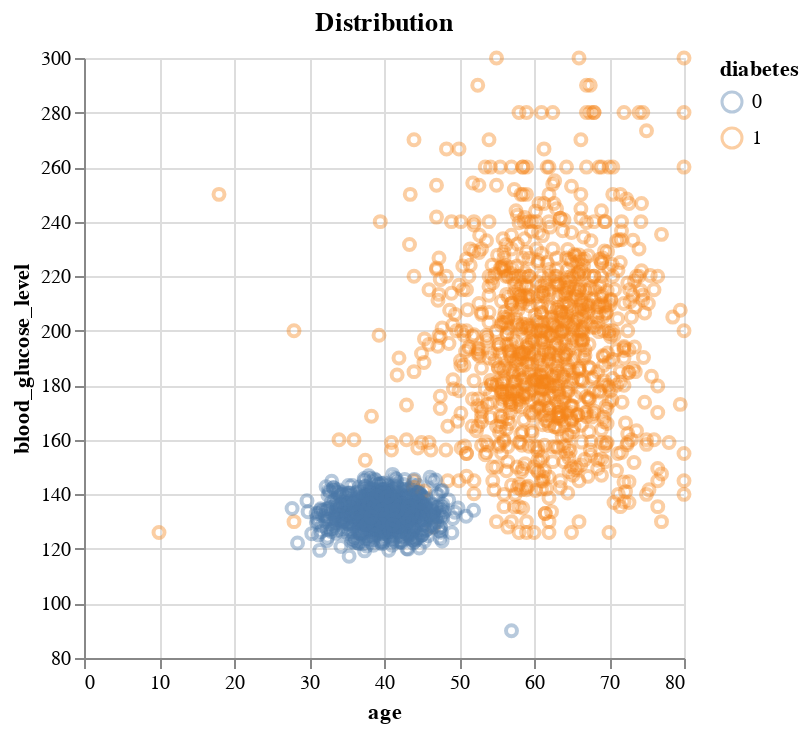

Write notebook code for a chart like this one.
### Code cell
chart_test

### Figure 1 — Vega-Lite specification as saved in the notebook (floating-point values rounded to 4 significant figures; data arrays with more than 128 entries replaced by an {"elided": "..."} marker saying what was removed)
{"config": {"view": {"continuousWidth": 300, "continuousHeight": 300}}, "data": {"name": "data-8c047f081f727387d239115f20124fb8"}, "mark": {"type": "point", "opacity": 0.4}, "encoding": {"color": {"field": "diabetes", "type": "nominal"}, "x": {"field": "age", "type": "quantitative"}, "y": {"field": "blood_glucose_level", "scale": {"zero": false}, "type": "quantitative"}}, "title": "Distribution", "$schema": "https://vega.github.io/schema/vega-lite/v5.15.1.json", "datasets": {"data-8c047f081f727387d239115f20124fb8": {"elided": "1983 records"}}}
